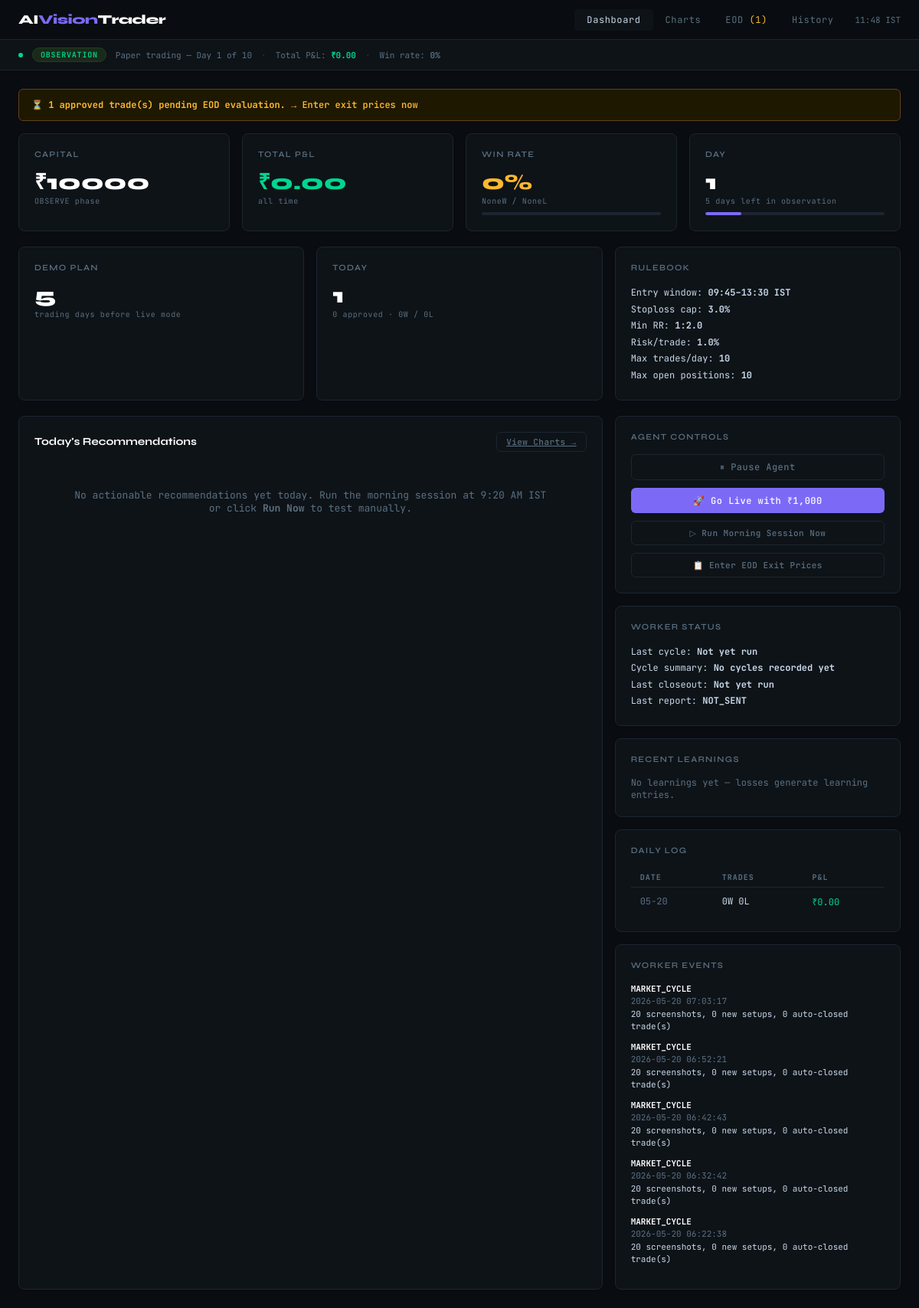
Before: / with the older database file.
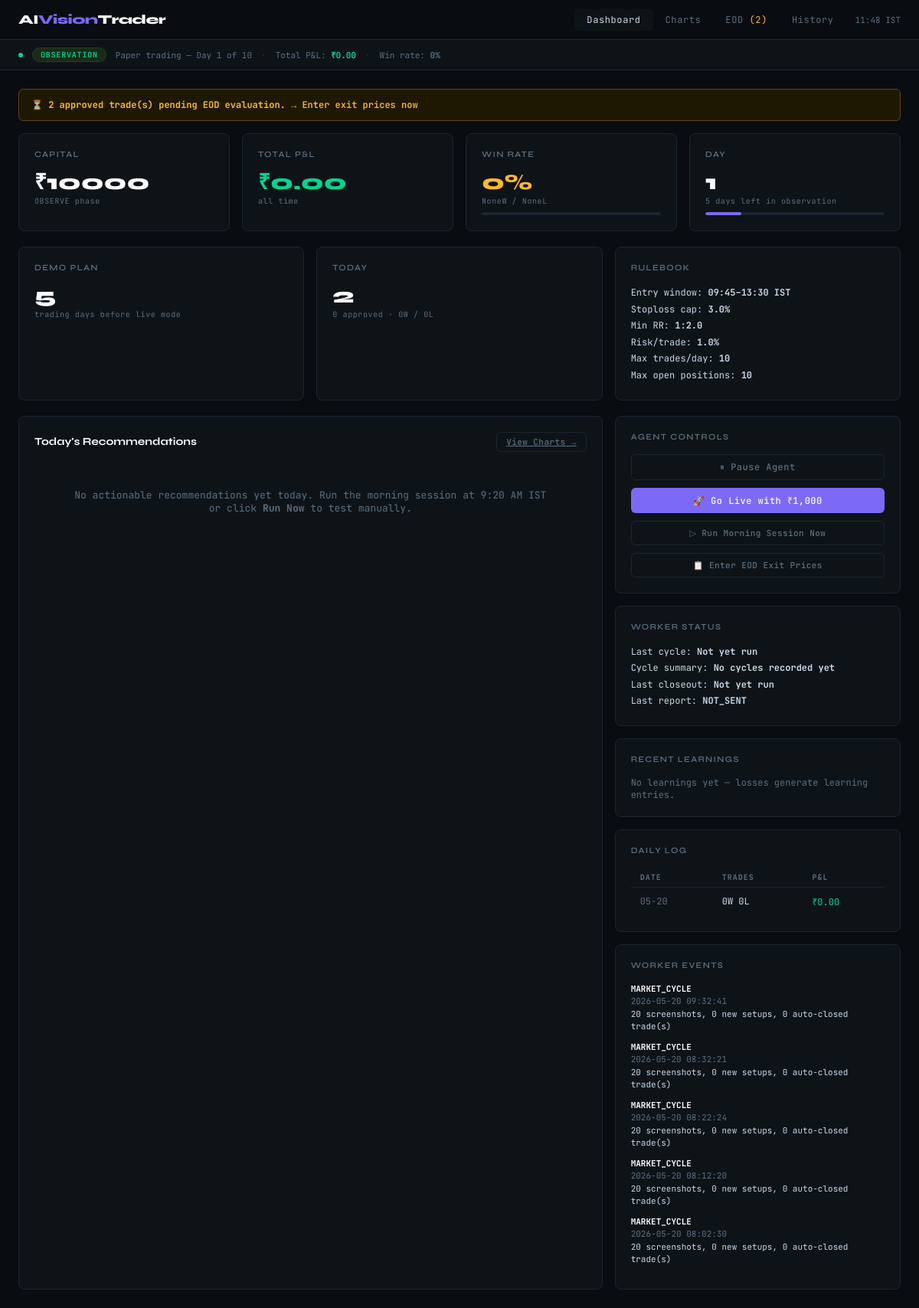
After: the same page with the newer database file.
### tables this page shows
CREATE TABLE daily_log (
            id          INTEGER PRIMARY KEY AUTOINCREMENT,
            date        TEXT UNIQUE,
            phase       TEXT,
            day_num     INTEGER,
            total_trades INTEGER DEFAULT 0,
            wins        INTEGER DEFAULT 0,
            losses      INTEGER DEFAULT 0,
            total_pnl   REAL DEFAULT 0,
            capital     REAL,
            your_note   TEXT,
            created_at  TEXT DEFAULT CURRENT_TIMESTAMP
        );

CREATE TABLE worker_events (
            id          INTEGER PRIMARY KEY AUTOINCREMENT,
            event_type  TEXT,
            message     TEXT,
            event_at    TEXT DEFAULT CURRENT_TIMESTAMP
        );

### dashboard/app.py (the view)
@app.route("/")
def index():
    expire_stale_recommendations(today_str())
    state  = load_state()
    trades = get_trades_for_date(today_str())
    stats  = get_stats()
    logs   = get_daily_logs(limit=14)
    pending = get_pending_trades()
    awaiting = get_trades_awaiting_approval(today_str())
    learnings = get_recent_learnings(limit=5)
    actionable_trades = [t for t in trades if t["action"] != "NO_ACTION"]
    worker_events = get_recent_worker_events(limit=5)
    today_summary = {
        "recommended": len(awaiting) + len(pending),
        "approved": len([t for t in actionable_trades if t["outcome"] in ("PENDING", "WIN", "LOSS", "BREAKEVEN")]),
        "wins": len([t for t in actionable_trades if t["outcome"] == "WIN"]),
        "losses": len([t for t in actionable_trades if t["outcome"] == "LOSS"]),
    }
    strategy = {
        "demo_days": state.get("demo_days", DEMO_DAYS),
        "max_trades_per_day": MAX_TRADES_PER_DAY,
        "max_open_positions": MAX_OPEN_POSITIONS,
        "risk_per_trade_pct": RISK_PER_TRADE_PCT,
        "max_sl_pct": MAX_SL_PCT,
        "min_rr_ratio": MIN_RR_RATIO,
        "entry_window": f"{ENTRY_START_HOUR:02d}:{ENTRY_START_MINUTE:02d}–{ENTRY_END_HOUR:02d}:{ENTRY_END_MINUTE:02d} IST",
    }
    return render_template("index.html",
        state=state,
        trades=actionable_trades,
        pending_count=len(pending),
        awaiting_count=len(awaiting),
        today_summary=today_summary,
        strategy=strategy,
        worker_events=worker_events,
        stats=stats,
        logs=logs,
        today=today_str(),
        learnings=learnings,
        now=datetime.now(IST).strftime("%H:%M IST"),
    )

### dashboard/app.py (called while the page is built)
def load_state() -> dict:
    if os.path.exists(STATE_FILE):
        with open(STATE_FILE) as f:
            return json.load(f)
    return {
        "phase": "OBSERVE", "day": 1, "paused": False,
        "capital": PAPER_CAPITAL, "total_pnl": 0.0,
        "awaiting_eod_approval": False,
        "last_morning_run_date": None,
        "last_eod_date": None,
        "day_start_capital": PAPER_CAPITAL,
        "risk_alert": "",
        "demo_days": DEMO_DAYS,
        "last_cycle_at": None,
        "last_cycle_batch": None,
        "last_cycle_summary": "",
        "last_report_at": None,
        "last_report_status": "NOT_SENT",
        "last_closeout_at": None,
    }

def today_str():
    return datetime.now(IST).date().isoformat()

### data/db.py (called while the page is built)
def get_conn():
    os.makedirs(os.path.dirname(DB_FILE), exist_ok=True)
    conn = sqlite3.connect(DB_FILE)
    conn.row_factory = sqlite3.Row
    return conn

def get_trades_for_date(date: str) -> list:
    conn = get_conn()
    rows = conn.execute(
        "SELECT * FROM trades WHERE date=? ORDER BY created_at", (date,)
    ).fetchall()
    conn.close()
    return [dict(r) for r in rows]

### templates/index.html (shortened to what the changed rows need)
<!DOCTYPE html>
<html lang="en">
<head>
</head>
<body>
<nav>
  <a href="/eod" class="nav-link">EOD{% if pending_count > 0 %} <span style="color:var(--amber)">({{ pending_count }})</span>{% endif %}</a>
</nav>
<div class="page">
  {% if pending_count > 0 %}
  <div class="alert alert-amber">
    ⏳ <strong>{{ pending_count }} approved trade(s) pending EOD evaluation.</strong>
    <a href="/eod" style="color:var(--amber); text-decoration:none; font-weight:600;">→ Enter exit prices now</a>
  </div>
  {% endif %}
  <div class="grid-3" style="margin-bottom:20px">
    <div class="card">
      <div class="card-title">Today</div>
      <div class="metric">{{ today_summary.recommended }}</div>
      <div class="metric-label">{{ today_summary.approved }} approved · {{ today_summary.wins }}W / {{ today_summary.losses }}L</div>
    </div>
  </div>
  <div class="grid-3">
    <div style="display:flex; flex-direction:column; gap:16px;">
      <div class="card">
        {% if logs %}
        <table>
          <thead><tr><th>Date</th><th>Trades</th><th>P&L</th></tr></thead>
          <tbody>
          {% for log in logs[:7] %}
          <tr>
            <td style="color:var(--dim)">{{ log.date[5:] }}</td>
            <td>{{ log.wins }}W {{ log.losses }}L</td>
            <td class="{{ 'pnl-positive' if log.total_pnl >= 0 else 'pnl-negative' }}">
              ₹{{ "%.2f"|format(log.total_pnl) }}
            </td>
          </tr>
          {% endfor %}
          </tbody>
        </table>
        {% else %}
        <div style="color:var(--dim); font-size:12px">No history yet.</div>
        {% endif %}
      </div>
      <div class="card">
        <div class="card-title">Worker Events</div>
        {% if worker_events %}
          {% for event in worker_events %}
          <div style="font-size:11px; color:var(--text); margin-bottom:10px; line-height:1.5">
            <strong style="color:#fff">{{ event.event_type }}</strong><br>
            <span style="color:var(--dim)">{{ event.event_at }}</span><br>
            {{ event.message }}
          </div>
          {% endfor %}
        {% else %}
        <div style="color:var(--dim); font-size:12px">No worker events recorded yet.</div>
        {% endif %}
      </div>
    </div>
  </div>
</div>
</body>
</html>

Changed rows visible on the page:
no longer on this page (row unchanged): worker_events: event_type "MARKET_CYCLE", event_at "2026-05-20 07:03:17", message "20 screenshots, 0 new setups, 0 auto-closed trade(s)"
no longer on this page (row unchanged): worker_events: event_type "MARKET_CYCLE", event_at "2026-05-20 06:52:21", message "20 screenshots, 0 new setups, 0 auto-closed trade(s)"
no longer on this page (row unchanged): worker_events: event_type "MARKET_CYCLE", event_at "2026-05-20 06:42:43", message "20 screenshots, 0 new setups, 0 auto-closed trade(s)"
no longer on this page (row unchanged): worker_events: event_type "MARKET_CYCLE", event_at "2026-05-20 06:32:42", message "20 screenshots, 0 new setups, 0 auto-closed trade(s)"
no longer on this page (row unchanged): worker_events: event_type "MARKET_CYCLE", event_at "2026-05-20 06:22:38", message "20 screenshots, 0 new setups, 0 auto-closed trade(s)"
added worker_events: event_type "MARKET_CYCLE", event_at "2026-05-20 09:32:41", message "20 screenshots, 0 new setups, 0 auto-closed trade(s)"
added worker_events: event_type "MARKET_CYCLE", event_at "2026-05-20 08:32:21", message "20 screenshots, 0 new setups, 0 auto-closed trade(s)"
added worker_events: event_type "MARKET_CYCLE", event_at "2026-05-20 08:22:24", message "20 screenshots, 0 new setups, 0 auto-closed trade(s)"
added worker_events: event_type "MARKET_CYCLE", event_at "2026-05-20 08:12:20", message "20 screenshots, 0 new setups, 0 auto-closed trade(s)"
added worker_events: event_type "MARKET_CYCLE", event_at "2026-05-20 08:02:30", message "20 screenshots, 0 new setups, 0 auto-closed trade(s)"
Other visible differences:
{{ pending_count }}: "1" → "2"
{{ today_summary.recommended }}: "1" → "2"
